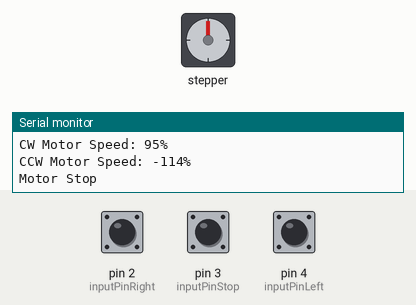
A sketch run on a simulated Arduino Uno, built with avr-gcc and run on an emulated ATmega328P. Parts: stepper motor, the last lines printed to the serial monitor. Wiring (inferred from the names in the program): stepper motor (2048 steps per turn assumed): coils pin 8, pin 9, pin 10, pin 11. The inputs (shaded band) are chosen by the test bench; at power-on: pin 4 (inputPinLeft) HIGH, pin 2 (inputPinRight) HIGH, pin 3 (inputPinStop) HIGH.

Above: at 1.2 s.
1.3 s: pin 4 (inputPinLeft) pulled LOW for 0.15 s
At 1.95 s:
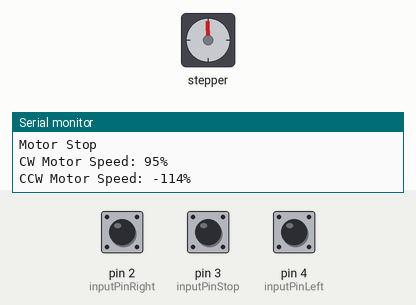
4.3 s: pin 2 (inputPinRight) pulled LOW for 3.2 s
At 7.72 s:
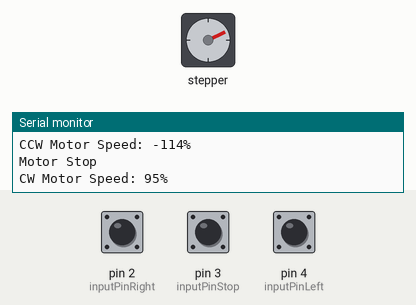
9.0 s: pin 2 (inputPinRight) pulled LOW for 1 s
At 10.3 s:
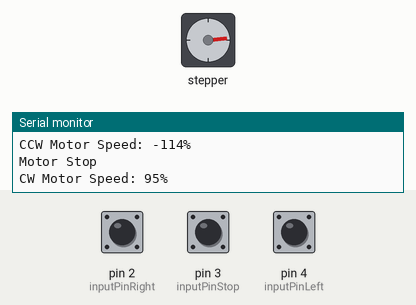
12.0 s: pin 2 (inputPinRight) pulled LOW for 3.2 s
At 16.3 s:
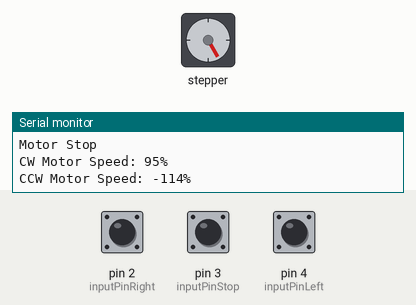
16.7 s: pin 2 (inputPinRight) pulled LOW for 1 s
19.7 s: pin 4 (inputPinLeft) pulled LOW for 1 s
Timing chart, 0 to 22.7 s (numbered marks = the images above; inputs shaded):
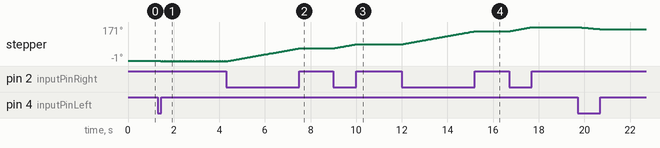

The sketch:

AR16_step_motor.ino
```cpp
/*
 예제 7.1
 스텝모터 구동
 */

// 스텝 모터 신호핀 설정
int motorPin1 = 8;
int motorPin2 = 9;
int motorPin3 = 10;
int motorPin4 = 11;

const int inputPinLeft = 4;
const int inputPinStop = 3;
const int inputPinRight = 2;

// 포텐쇼미터 핀 설정

// stop 구간 폭 설정
int stopRange = 100;

// 모터 속도 관련 변수 설정
int motorSpeed; // 스텝 사이의 지연시간으로서 4500~1000의 범위를 갖는다.
int motorSpeedPercent; // 속도를 0~100%로 나타낸다.

// 스텝 모터의 스텝 설정
// 0~7은 동작 신호, 8번째는 모터 정지 신호
int steps[] = {B1000, B1100, B0100, B0110, B0010, B0011, B0001, B1001, B0000};

void setup() {
  //모터 신호핀을 출력으로 설정
  pinMode(motorPin1, OUTPUT);
  pinMode(motorPin2, OUTPUT);
  pinMode(motorPin3, OUTPUT);
  pinMode(motorPin4, OUTPUT);
  pinMode(inputPinLeft, INPUT_PULLUP);
  pinMode(inputPinStop, INPUT_PULLUP);
  pinMode(inputPinRight, INPUT_PULLUP);

  // 시리얼 통신 설정
  Serial.begin(9600);
}

void loop(){
  // 포텐쇼미터 값을 읽어옴
  int potentioMeter = 1000;

  // CW로 회전시 모터를 CW방향으로 회전시킨다.
  if(digitalRead(inputPinLeft) == HIGH){
    //모터의 속도를 계산한다.
    motorSpeed = map(potentioMeter,512+(stopRange/2),1023,4500,1000);
    // 모터의 속도를 백분율로 변환시킨다.
    motorSpeedPercent = map(motorSpeed,4500,1000,1,100);
    // 시리얼 통신 메세지를 출력한다.
    Serial.print("CW Motor Speed: ");
    Serial.print(motorSpeedPercent);
    Serial.println("%");
    // CW로 회전시킨다.
    clockwise();
  }
  // CCW로 회전시 모터를 CCW방향으로 회전시킨다.
    if(digitalRead(inputPinRight) == HIGH){
    //모터의 속도를 계산한다.
    motorSpeed = map(potentioMeter,512-(stopRange/2),0,4500,1000);
    // 모터의 속도를 백분율로 변환시킨다.
    motorSpeedPercent = map(motorSpeed,4500,1000,1,100);
    // 시리얼 통신 메세지를 출력한다.
    Serial.print("CCW Motor Speed: ");
    Serial.print(motorSpeedPercent);
    Serial.println("%");
    // CCW로 회전시킨다.
    counterClockwise();
  }
  // 중간에 위치 했을 경우 정지시킨다.
  if(digitalRead(inputPinStop) == HIGH){
    Serial.println("Motor Stop");
    motorStop();
  }
}

void counterClockwise(){
  // 0~7 번째 신호를 순차적으로 출력시킨다.
  for(int i = 0; i < 8; i++)
  {
   motorSignalOutput(i);
	delayMicroseconds(motorSpeed);
  }
}

void clockwise(){
  // 7~0 번째 신호를 순차적으로 출력시킨다.
  for(int i = 7; i >= 0; i--)
  {
    motorSignalOutput(i);
    delayMicroseconds(motorSpeed);
  }
}

void motorStop(){
  // 정지신호를 출력시킨다.
  motorSignalOutput(8);
}

void motorSignalOutput(int out)
{
  // out 변수에 해당하는 모터 시그날을 출력한다.
  digitalWrite(motorPin1, bitRead(steps[out], 0));
  digitalWrite(motorPin2, bitRead(steps[out], 1));
  digitalWrite(motorPin3, bitRead(steps[out], 2));
  digitalWrite(motorPin4, bitRead(steps[out], 3));
}
```

Measured:
- after the input at 1.3 s, stepper: alternates -1° for 0.06 s and 0° for 0.02 s, starting after 0.14 s
- after the input at 12.0 s, stepper: turns 66° clockwise in 3.1 s, starting at once
